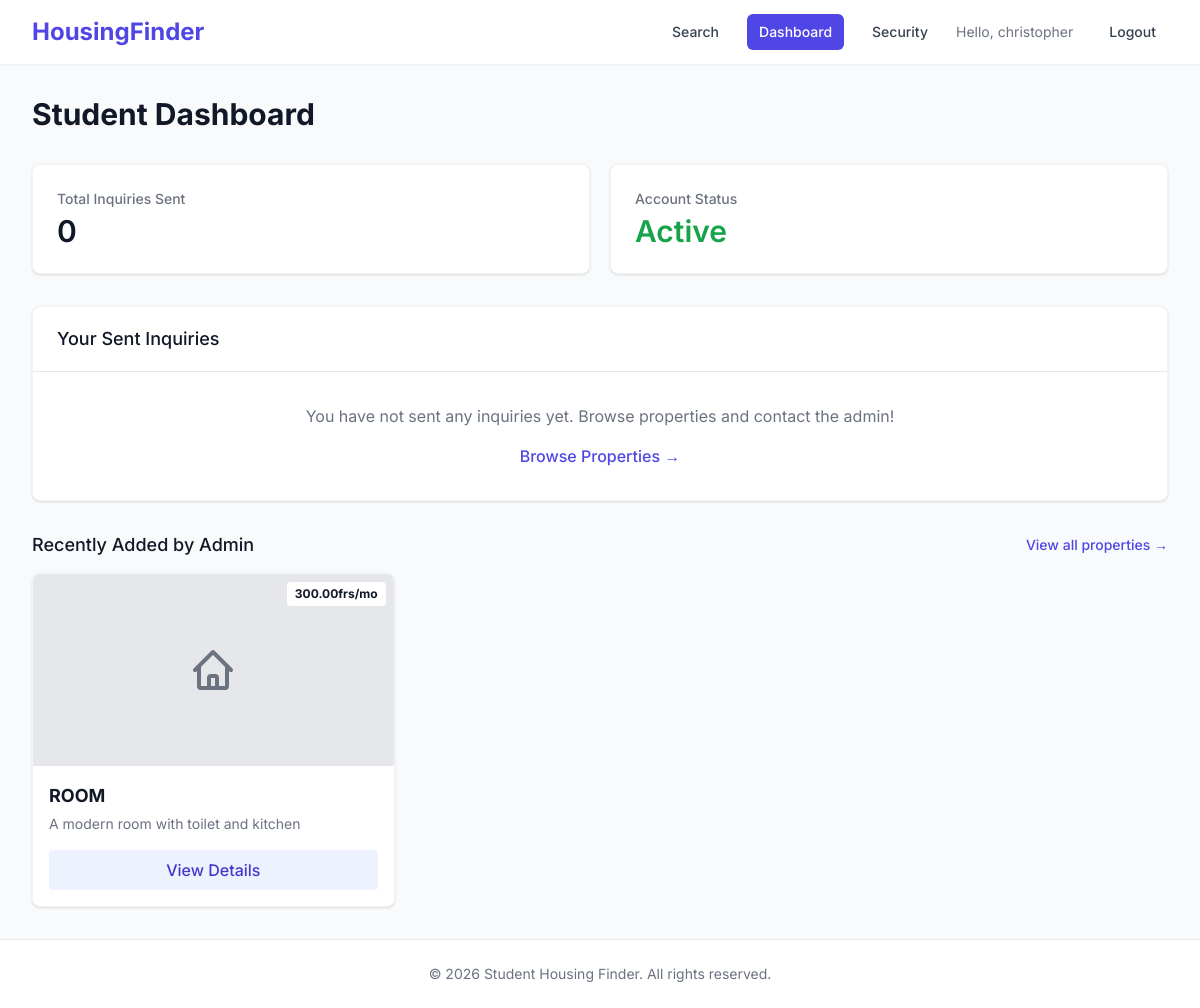
Before: /dashboard/ (signed in) with the older database file.
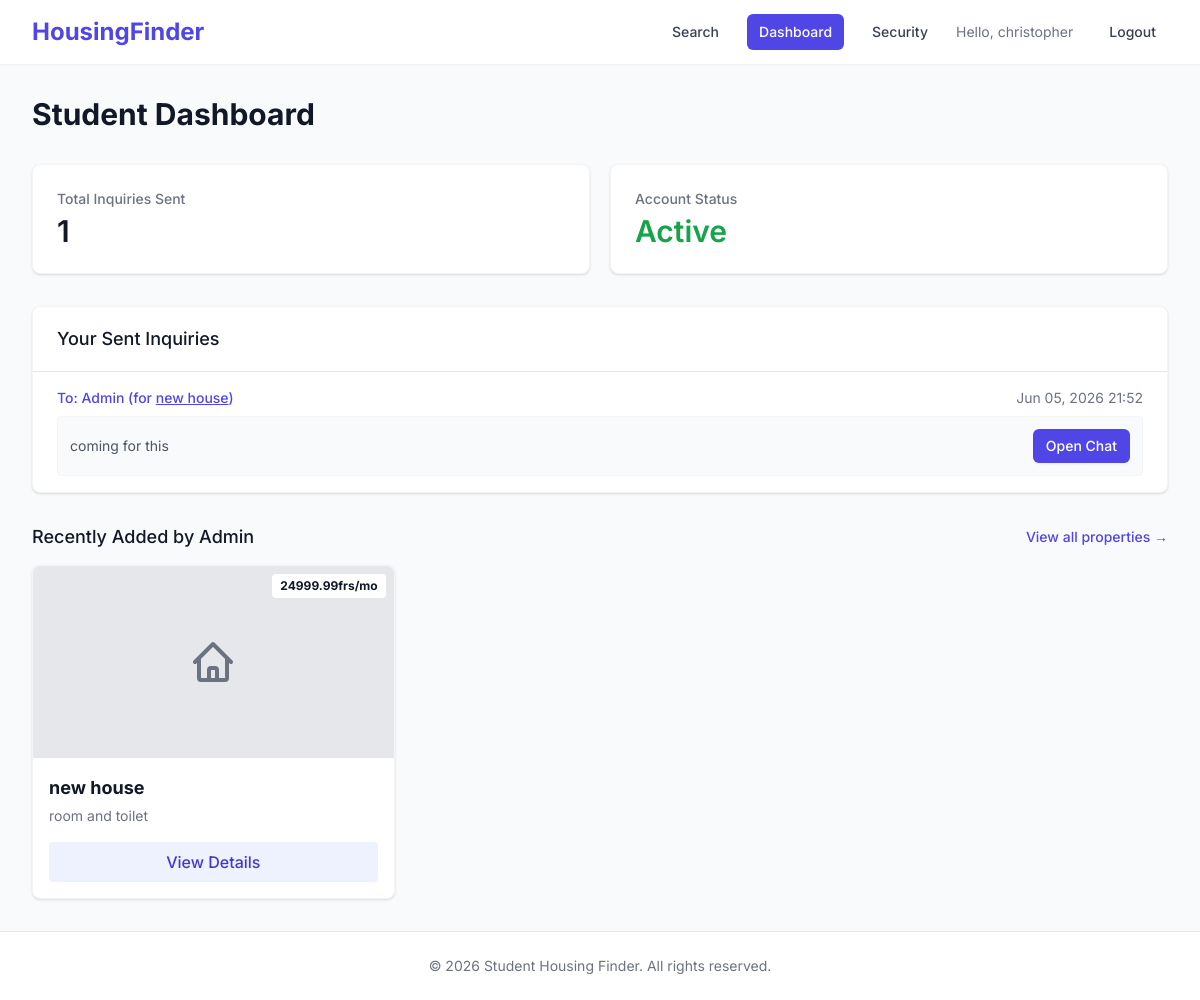
After: the same page with the newer database file.
### accounts/models.py (models this page shows, shortened)
class User(AbstractUser):
    class Role(models.TextChoices):
        STUDENT = 'STUDENT', 'Student'
        LANDLORD = 'LANDLORD', 'Landlord'
        ADMIN = 'ADMIN', 'Admin'
    role = models.CharField(max_length=20, choices=Role.choices, default=Role.STUDENT)
    phone_number = models.CharField(
        max_length=20,
        blank=True,
        null=True,
        validators=[
            RegexValidator(
                regex=r'^[+]?[0-9]{7,20}$',
                message='Phone number must contain 7-20 digits and may start with +',
                code='invalid_phone'
            )
        ],
        help_text='Format: +1234567890 or 1234567890'
    )

### properties/models.py (models this page shows, shortened)
class Property(models.Model):
    landlord = models.ForeignKey(settings.AUTH_USER_MODEL, on_delete=models.CASCADE, related_name='properties')
    title = models.CharField(max_length=200)
    description = models.TextField()
    price_per_month = models.DecimalField(max_digits=10, decimal_places=2)
    latitude = models.FloatField(null=True, blank=True)
    longitude = models.FloatField(null=True, blank=True)
    amenities = models.JSONField(default=list, blank=True) # e.g. ["WiFi", "Water Borehole"]
    distance_to_campus = models.FloatField(help_text="Distance in kilometers", null=True, blank=True)
    created_at = models.DateTimeField(auto_now_add=True)
    updated_at = models.DateTimeField(auto_now=True)

class Inquiry(models.Model):
    property = models.ForeignKey(Property, on_delete=models.CASCADE, related_name='inquiries')
    student = models.ForeignKey(settings.AUTH_USER_MODEL, on_delete=models.CASCADE, related_name='inquiries')
    created_at = models.DateTimeField(auto_now_add=True)

class Message(models.Model):
    inquiry = models.ForeignKey(Inquiry, on_delete=models.CASCADE, related_name='messages')
    sender = models.ForeignKey(settings.AUTH_USER_MODEL, on_delete=models.CASCADE)
    content = models.TextField()
    created_at = models.DateTimeField(auto_now_add=True)
    is_read = models.BooleanField(default=False)
    class Meta:
        ordering = ['created_at']

### properties/views.py (the view, shortened to what this page needs)
# urls.py: path('dashboard/', views.dashboard_view, name='dashboard'),
@login_required
def dashboard_view(request):
    if request.user.role == 'STUDENT':
        inquiries = Inquiry.objects.filter(student=request.user).order_by('-created_at')
        recent_properties = Property.objects.filter(landlord__role='ADMIN').order_by('-created_at')[:3]
        context = {
            'inquiries': inquiries,
            'total_inquiries': inquiries.count(),
            'recent_properties': recent_properties,
        }
        return render(request, 'dashboard/student_index.html', context)
    else:
        messages.error(request, "You do not have a valid role.")
        return redirect('home')

### accounts/logging_utils.py (called while the page is built)
def get_client_ip(request):
    x_forwarded_for = request.META.get('HTTP_X_FORWARDED_FOR')
    if x_forwarded_for:
        ip = x_forwarded_for.split(',')[0]
    else:
        ip = request.META.get('REMOTE_ADDR')
    return ip

    def __call__(self, request):
        response = self.get_response(request)
        if not request.path.startswith(('/static/', '/media/')):
            if response.status_code >= 400 or any(important_path in request.path for important_path in ['/admin/', '/dashboard/', '/login', '/signup']):
                user = request.user if request.user.is_authenticated else None
                log_event(
                    level=SystemLog.LogLevel.WARNING if response.status_code >= 400 else SystemLog.LogLevel.INFO,
                    category=SystemLog.LogCategory.SECURITY,
                    action=f"{request.method} {request.path}",
                    message=f"Status: {response.status_code}",
                    user=user,
                    request=request,
                    status_code=response.status_code
                )
        return response

### templates/dashboard/student_index.html (shortened to what this page needs)
{% extends 'base.html' %}
{% block content %}
<div class="bg-gray-50 flex-1 py-8">
    <div class="max-w-7xl mx-auto px-4 sm:px-6 lg:px-8">
        <div class="md:flex md:items-center md:justify-between mb-8">
            <div class="flex-1 min-w-0">
                <h2 class="text-2xl font-bold leading-7 text-gray-900 sm:text-3xl sm:truncate">
                    Student Dashboard
                </h2>
            </div>
        </div>
        <dl class="mt-5 grid grid-cols-1 gap-5 sm:grid-cols-2 mb-8">
            <div class="px-4 py-5 bg-white shadow rounded-lg overflow-hidden sm:p-6 border border-gray-100">
                <dt class="text-sm font-medium text-gray-500 truncate">Total Inquiries Sent</dt>
                <dd class="mt-1 text-3xl font-semibold text-gray-900">{{ total_inquiries }}</dd>
            </div>
            <div class="px-4 py-5 bg-white shadow rounded-lg overflow-hidden sm:p-6 border border-gray-100">
                <dt class="text-sm font-medium text-gray-500 truncate">Account Status</dt>
                <dd class="mt-1 text-3xl font-semibold text-green-600">Active</dd>
            </div>
        </dl>
        <div class="bg-white shadow rounded-lg border border-gray-100 overflow-hidden">
            <div class="px-4 py-5 border-b border-gray-200 sm:px-6">
                <h3 class="text-lg leading-6 font-medium text-gray-900">Your Sent Inquiries</h3>
            </div>
            <ul class="divide-y divide-gray-200">
                {% for inquiry in inquiries %}
                <li class="px-4 py-4 sm:px-6 hover:bg-gray-50">
                    <div class="flex justify-between">
                        <div class="text-sm font-medium text-indigo-600 truncate">
                            To: Admin (for <a href="{% url 'property_detail' inquiry.property.id %}" class="underline hover:text-indigo-800">{{ inquiry.property.title }}</a>)
                        </div>
                        <div class="text-sm text-gray-500">
                            {{ inquiry.created_at|date:"M d, Y H:i" }}
                        </div>
                    </div>
                    <div class="mt-2 text-sm text-gray-600 bg-gray-50 p-3 rounded border border-gray-100 flex justify-between items-center">
                        <span class="truncate pr-4">
                            {% if inquiry.messages.last %}
                                {{ inquiry.messages.last.content|truncatechars:100 }}
                            {% else %}
                                <i>No messages yet</i>
                            {% endif %}
                        </span>
                        <a href="{% url 'chat' inquiry.id %}" class="inline-flex items-center px-3 py-1.5 border border-transparent shadow-sm text-sm font-medium rounded-md text-white bg-indigo-600 hover:bg-indigo-700 focus:outline-none focus:ring-2 focus:ring-offset-2 focus:ring-indigo-500 flex-shrink-0">
                            Open Chat
                        </a>
                    </div>
                </li>
                {% empty %}
                <li class="px-4 py-8 text-center text-gray-500">
                    You have not sent any inquiries yet. Browse properties and contact the admin!
                    <div class="mt-4">
                        <a href="{% url 'property_search' %}" class="text-indigo-600 font-medium hover:text-indigo-800">Browse Properties &rarr;</a>
                    </div>
                </li>
                {% endfor %}
            </ul>
        </div>
        <div class="mt-8">
            <div class="flex items-center justify-between mb-4">
                <h3 class="text-lg leading-6 font-medium text-gray-900">Recently Added by Admin</h3>
                <a href="{% url 'property_search' %}" class="text-sm font-medium text-indigo-600 hover:text-indigo-500">View all properties &rarr;</a>
            </div>
            <div class="grid grid-cols-1 gap-6 sm:grid-cols-2 lg:grid-cols-3">
                {% for property in recent_properties %}
                <div class="bg-white rounded-lg shadow border border-gray-100 overflow-hidden hover:shadow-md transition-shadow">
                    <div class="h-48 bg-gray-200 flex items-center justify-center text-gray-500 relative">
                        <svg class="h-12 w-12" fill="none" viewBox="0 0 24 24" stroke="currentColor"><path stroke-linecap="round" stroke-linejoin="round" stroke-width="2" d="M3 12l2-2m0 0l7-7 7 7M5 10v10a1 1 0 001 1h3m10-11l2 2m-2-2v10a1 1 0 01-1 1h-3m-6 0a1 1 0 001-1v-4a1 1 0 011-1h2a1 1 0 011 1v4a1 1 0 001 1m-6 0h6"></path></svg>
                        <div class="absolute top-2 right-2 bg-white px-2 py-1 rounded text-xs font-bold text-gray-900">{{ property.price_per_month }}frs/mo</div>
                    </div>
                    <div class="p-4">
                        <h4 class="text-lg font-bold text-gray-900 mb-1 truncate">{{ property.title }}</h4>
                        <p class="text-sm text-gray-500 mb-4 line-clamp-2">{{ property.description }}</p>
                        <a href="{% url 'property_detail' property.id %}" class="block w-full text-center bg-indigo-50 text-indigo-700 font-medium py-2 rounded hover:bg-indigo-100 transition-colors">View Details</a>
                    </div>
                </div>
                {% empty %}
                <div class="col-span-full text-center py-8 text-gray-500 bg-white rounded-lg shadow">No properties listed yet.</div>
                {% endfor %}
            </div>
        </div>
    </div>
</div>
{% endblock %}

### templates/base.html (shortened to what this page needs)
<!DOCTYPE html>
<html lang="en">
<head>
    <script src="https://cdn.tailwindcss.com"></script>
    <link rel="stylesheet" href="https://unpkg.com/leaflet@1.9.4/dist/leaflet.css"/>
</head>
<body class="bg-gray-50 flex flex-col min-h-screen">
    <nav class="bg-white shadow-sm sticky top-0 z-[1000]">
        <div class="max-w-7xl mx-auto px-4 sm:px-6 lg:px-8">
            <div class="flex justify-between h-16">
                <div class="flex">
                    <a href="{% url 'home' %}" class="flex-shrink-0 flex items-center">
                        <span class="text-2xl font-bold text-indigo-600">HousingFinder</span>
                    </a>
                </div>
                <div class="flex items-center space-x-4">
                    <a href="{% url 'property_search' %}" class="text-gray-700 hover:text-indigo-600 px-3 py-2 rounded-md text-sm font-medium">Search</a>
                    {% if user.is_authenticated %}
                        <a href="{% url 'dashboard' %}" class="bg-indigo-600 text-white hover:bg-indigo-700 px-3 py-2 rounded-md text-sm font-medium transition-colors">Dashboard</a>
                        <a href="{% url 'two_factor:profile' %}" class="text-gray-700 hover:text-indigo-600 px-3 py-2 rounded-md text-sm font-medium">Security</a>
                        <div class="flex items-center">
                            <span class="text-gray-500 text-sm mr-2">Hello, {{ user.username }}</span>
                        </div>
                        <a href="{% url 'logout' %}" class="text-gray-700 hover:text-indigo-600 px-3 py-2 rounded-md text-sm font-medium">Logout</a>
                    {% else %}
                        <a href="{% url 'two_factor:login' %}" class="text-gray-700 hover:text-indigo-600 px-3 py-2 rounded-md text-sm font-medium">Login</a>
                        <a href="{% url 'signup' %}" class="bg-indigo-600 text-white hover:bg-indigo-700 px-4 py-2 rounded-md text-sm font-medium transition-colors">Sign Up</a>
                    {% endif %}
                </div>
            </div>
        </div>
    </nav>
    <main class="flex-grow flex flex-col">
        {% block content %}{% endblock %}
    </main>
    <footer class="bg-white border-t border-gray-200 mt-auto z-[1000]">
        <div class="max-w-7xl mx-auto py-6 px-4 sm:px-6 lg:px-8">
            <p class="text-center text-sm text-gray-500">&copy; 2026 Student Housing Finder. All rights reserved.</p>
        </div>
    </footer>
</body>
</html>

### templates/base.html (style rules this page uses)
body { font-family: 'Inter', sans-serif; }

Changed rows visible on the page:
removed Property: price_per_month "300.00", title "ROOM", description "A modern room with toilet and kitchen"
added Inquiry: property "new house", created_at "Jun 05, 2026 21:52", messages.last.content "coming for this"
added Property: price_per_month "24999.99", title "new house", description "room and toilet"
Other visible differences:
{{ total_inquiries }}: "0" → "1"
text no longer shown: "You have not sent any inquiries yet. Browse properties and contact the admin! Browse Properties →"
